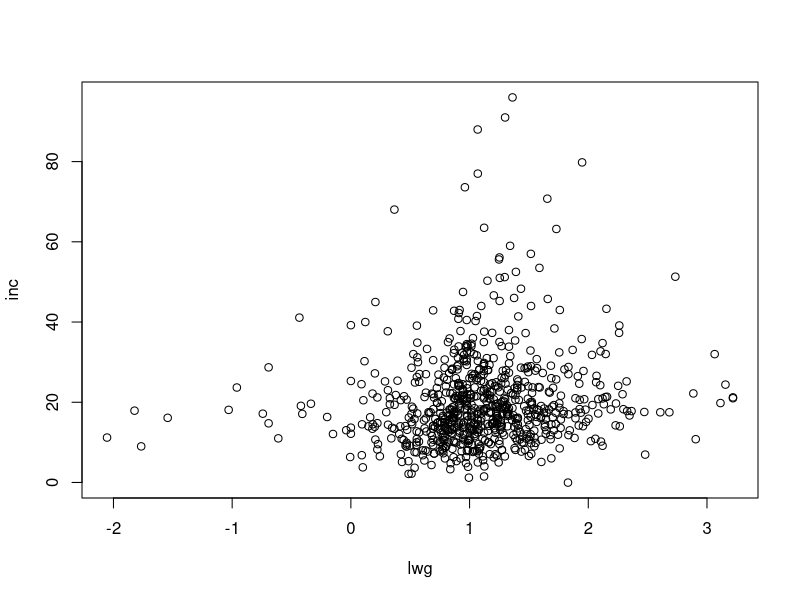
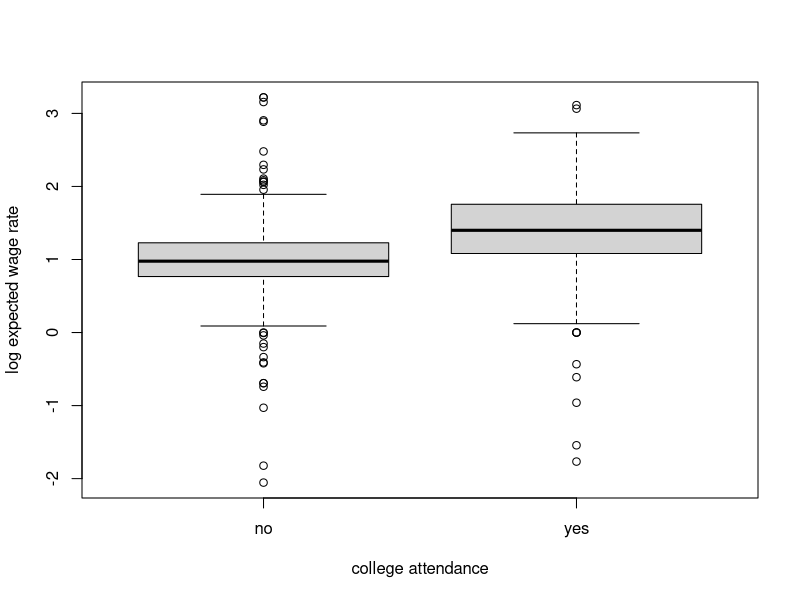

Write the R code that produced these figures, in order.
## ---- chunk 1
data <- read.csv("../data/people.csv")
knitr::kable(data)
## ---- chunk 2
# 构建向量：注意三个一样长
city  <- c('beijing','shanghai','chengdu','shanghai','beijing')
age <- c(23,43,51,32,60)
gender <- c('F','M','F','F','M')

#合成数据框：3个变量
people <- data.frame(city,age,gender)
print(people)
## ---- chunk 3
summary(people)
dim(people)
class(people)
## ---- chunk 4
head(people,2) 
str(people)
## ---- chunk 5
names(data)
# 更改变量名
names(data)[1:2] <- c("bigcity", "age2")
data$bigcity
names(data)[1:2] <- c("city", "age")
names(data)[1:2]
## ---- chunk 6
people[2]   # 等价于 people[, 'age']
people[,2]   # 等价于 people[, 'age'] 或者 people$age
people[,2:3] # 等价于 people[, c('age','gender')]
## ---- chunk 7
people[1:2,] # 头两行
people$age>30 # 判断每个age是否大于30
which(people$age>30 & people$age<50)  # 返回age大于30且小于50的位序号（indices of rows）
people[people$age>30,] # age大于30的行
## ---- chunk 8
people$city[people$age>30] # age大于30,的city
people[people$age>30,-1] # 除第一个变量
# subset函数
data2 <- subset(data, age > 30, select = c("city","age","gender"))
data2
## ---- chunk 9
data[c(1,3,2)]
data <- data[c(1,3,2)]  # 保存更新
# data[c("city", "gender", "age")]# 用变量名
data[, c(1,3,2)] # 这样也可以
## ---- chunk 10
sort(data$age)    #  sort() only works for vectors,其他变量没动
order(data$age)
data[order(data$age),] # 按age排序
# data[order(data$gender),] # 按gender排序
## ---- chunk 11
data[order(data$age,decreasing=T),][1:2, ] # 按age降序，头两个案例
data <- data[order(data$city,-data$age),] # city升序，age降序
data
## ---- chunk 12
str(people) # 数值、因子
# data.frame函数默认将字符变为因子变量，可以设定。
data <- data.frame(city,age,gender,stringsAsFactors=F)
data$gender <- as.factor(data$gender)
str(data) # 字符、数字、因子
## ---- chunk 13
data$base <- 1
data$age + data$base  # 等价于 data$age+1
#或者
data$age2 <- rowSums(data[,c(2,4)])
#或者
apply(data[, c(2,4)], 1, sum) 
# 删除变量
data$base <- NULL
## ---- chunk 14
data$age 			
data$age_cat[data$age <= 30] <-"Group 1"
data$age_cat[data$age > 30 & data$age <= 50] <- "Group 2"
data$age_cat[data$age > 50] <-"Group 3"
data
## ---- chunk 15

data$ave <- mean(data$age) # ave 变为data内的一个变量
data[data$age>data$ave,]

## ---- chunk 16
ave2 <- mean(data$age) # 注意 ave2为 data之外的东西 
data[data$age>ave2, ] # 年龄超过平均年龄的案例
(data <- cbind(data,ave2)) # data <- cbind(data,ave2) 
data$ave2 <- NULL  # 删除ave2变量
## ---- chunk 17
ls()
## ---- chunk 18
attach(data) # 注意工作环境中已经有了
detach(data) # 
rm(data2, ave2)  # 从工作环境中移除data2
# rm(list=ls()) # 删除所有
## ---- chunk 19
x <- c(1,2,3,4)
log(x)
## ---- chunk 20
c(1,2,3,4) > c(1,2,1,2)
## ---- chunk 21
vector <- rnorm(10)
vec_max <- max(vector)
vec_min <- min(vector)
vector_trimmed <- vector[vector<vec_max & vector>vec_min]
vec_mean <- sum(vector_trimmed)/length(vector_trimmed)

## ---- chunk 22
`*`(3,4)
exp(1)
exp(c(1,2,3,4))
## ---- chunk 23
myfunc <- function(r) {
  area <- pi*r^2
  return(area)
  }
print(myfunc(4))
## ---- chunk 24
vector1 <- vector2 <- vector3 <- rnorm(3) # rnorm(n, mean = 0, sd = 1)
my_matrix <- cbind(vector1,vector2,vector3)
my_matrix 
ifelse(my_matrix>0,1,0)
## ---- chunk 25
vector <- 1:12
dim(vector) <- c(4,3)
print(vector)

vector4 <- rnorm(8)
vector4
matrix(vector4,nrow=2,ncol = 4, byrow = FALSE)
## ---- chunk 26
A <- matrix(c(3,1,5,2),2,2)
b <- matrix(c(4,1),ncol=1)
x <- solve(A,b)
## ---- chunk 27
a <- array(1:12,dim=c(2,3,2))
print(a)

## ---- chunk 28
data_list = list(age=age,city=city,gender=gender)
class(data_list)
print(data_list)
## ---- chunk 29
data_list$mat <- my_matrix # 矩阵
data_list$data <- data # + 数据
## ---- chunk 30
names(data_list)
data_list$data
length(data_list)
data_list[[4]]
## ---- chunk 31
str(data_list)
## ---- chunk 32
if(!require(car)) install.packages("car")
# data(package="car")
# ?Mroz
data(Mroz)
head(Mroz)
summary(Mroz)
## ---- chunk 33
mean(Mroz$inc, na.rm = TRUE)
median(Mroz$inc, na.rm = TRUE)
sd(Mroz$inc, na.rm = TRUE)
quantile(Mroz$inc, na.rm = TRUE)
## ---- chunk 34
table(Mroz$wc)
prop.table(table(Mroz$wc))
table(Mroz$wc, Mroz$hc)
## ---- chunk 35
# 行列边缘分布
margin.table(table(Mroz$wc, Mroz$hc), 1)
margin.table(table(Mroz$wc, Mroz$hc), 2)

# 行列百分比
prop.table(margin.table(table(Mroz$wc, Mroz$hc), 1))
prop.table(margin.table(table(Mroz$wc, Mroz$hc), 2))
## ---- chunk 36
cor(Mroz[7:8])
plot(Mroz[7:8])

## ---- chunk 37
boxplot(lwg ~ wc, ylab = "log expected wage rate", xlab = "college attendance", 
        data = Mroz)  
## ---- chunk 38
model <- lm(formula=lwg ~ age + k5 + k618 + wc + hc +inc , data=Mroz)
# str(model)
## ---- chunk 39
summary(model)
## ---- chunk 40
age <- c(27, 29, 23, 14,NA)
mean(age)
mean(age,na.rm=T)
is.na(age)
table(is.na(age))
## ---- chunk 41
age <- c(27, 29, 23, 14,NULL)
## ---- chunk 42
write.csv(people, "data.csv", row.names = FALSE) 
## ---- chunk 43
num <- 5
if (num %% 2 != 0) {
  cat(num,'is odd')
}
## ---- chunk 44
num <- 4
if (num %% 2 != 0) {
  cat(num, 'is odd')
} else {
  cat(num, 'is even')
}
## ---- chunk 45
num <- 10
if (num %% 3 == 1)  {
  cat('mode is',1)
} else if (num %% 3 == 2) {
  cat('mode is',2)
} else {
  cat('mode is',0)
}
## ---- chunk 46
num <- 1:6
ifelse(num%%2==0, yes='even',no='odd')
## ---- chunk 47
num <- sample(20:70,20,replace=T)
res <- ifelse(num>50,'老年',ifelse(num<30,'青年', '中年'))
## ---- chunk 48
x <- 0
for (i in 1:100) {
  if (i %% 2 != 0) {
    x <- x + i
  }
}
## ---- chunk 49
x <- 0
i <- 1
while (i < 100) {
  if (i %% 2 != 0) {
    x <- x + i
  }
  i <- i + 1
}
## ---- chunk 50
x <- 0
i <- 1
repeat  {
  if (i %% 2 != 0) {
    x <- x + i
  }
  i <- i + 1
  if (i > 100) break
}
## ---- chunk 51
x <- 0
i <- 0
repeat  {
  i <- i + 1
  if (i > 100) break
  if (i %% 2 == 0) next
  x <- x + i
}
## ---- chunk 52
fibonaci <- function(n) {
  i <- 2
  x <- 1:2
  while (x[i] < n) {
    x[i+1] <- x[i-1] + x[i]
    i <- i + 1
  }
  x <- x[-i]
  return(x)
}
SeqFi <- fibonaci(100)
